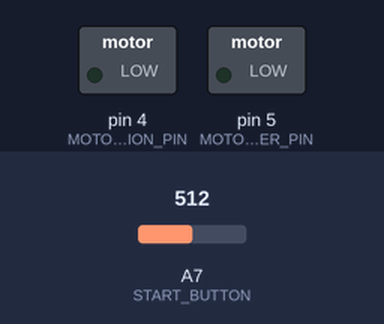
A sketch run on a simulated Arduino Nano, built with avr-gcc and run on an emulated ATmega328P. Parts: switched loads named in the sketch (green lamp = pin HIGH). The test bench sets the inputs (shaded band); at power-on: A7 (START_BUTTON) = 512.

Above: at 0.9 s.
1.0 s: A7 (START_BUTTON) set to 482
At 1.3 s:
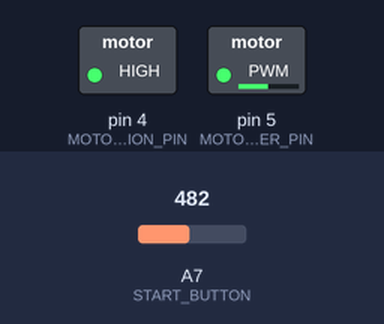
Timing chart, 0 to 4.0 s (numbered marks = the images above; inputs shaded):
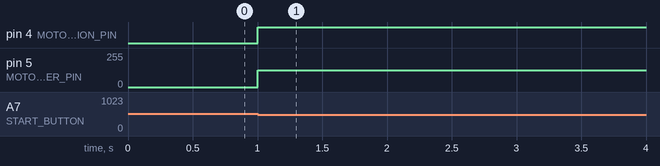

The sketch:

Single_Motor_Example.ino
```cpp
/****  Single Motor Example  ****/

#define FORWARD HIGH  //Tells motors to go forward
#define REVERSE LOW   //Tells motors to go in reverse

#define START_BUTTON A7  //This pin controls which button will start the program

#define MOTOR_DIRECTION_PIN 4  //This pin controls the motor direction
#define MOTOR_POWER_PIN 5      //This pin controls the motor power

int motorDirection = FORWARD;  //Controls whether the motor runs forward or in reverse
int motorPower = 125;          //Controls how fast the motor runs (from 0 - 255)

void setup() {
  Serial.begin(9600);
  pinMode(MOTOR_DIRECTION_PIN, OUTPUT);
  pinMode(MOTOR_POWER_PIN, OUTPUT);
  waitUntilButtonIsPressed();
}

void loop() {
  runMotor(motorDirection, motorPower);
}

/* Runs the motor in the direction given,
 * at the specified power */
void runMotor(int direction, int power) {
  digitalWrite(MOTOR_DIRECTION_PIN, direction);
  analogWrite(MOTOR_POWER_PIN, power);
}

/* Waits until the start button is pressed
 * to continue */
void waitUntilButtonIsPressed() {
  while (analogRead(START_BUTTON) > 500) {
    delay(100);
  }
}
```

Measured:
- the behaviour switches between 501 and 500 on A7 (START_BUTTON) (found by bisection; images 0 and 1)
- after the input at 1.0 s, pin 4 (MOTOR_DIRECTION_PIN): LOW → HIGH at once; pin 5 (MOTOR_POWER_PIN): 0/255 → 125/255 at once
